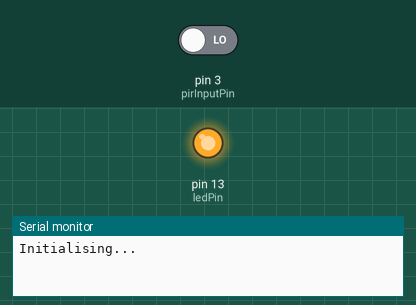
Simulated run of this sketch. Board: Arduino Uno, built with avr-gcc and run on an emulated ATmega328P. On the bench: output pins drawn as LEDs (lit = HIGH), the last lines printed to the serial monitor. The test bench sets the inputs (shaded band); at power-on: pin 3 (pirInputPin) LOW.

Above: at 0.1 s.
At 60.1 s:
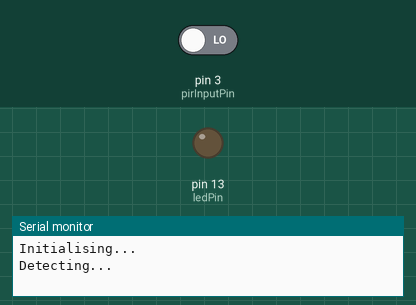
Timing chart, 0 to 61.6 s (numbered marks = the images above):
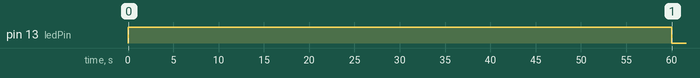

The sketch:

pir-no-lcd.ino
```cpp
const int pirInputPin = 3;
const int ledPin = 13;

int val   = 0;
int count = 0;


//
// Device setup routine
//
void setup() {
    pinMode(pirInputPin, INPUT);
    pinMode(ledPin, OUTPUT);

    Serial.begin(9600);

    Serial.println("Initialising... ");
    digitalWrite(ledPin, HIGH);

    delay(60000);

    digitalWrite(ledPin, LOW);
    Serial.println("Detecting...    ");
}


unsigned int now       = millis();
unsigned int triggered = millis();
unsigned int since     = 0;

//
// The mighty loop...
//
void loop() {

    now = millis();

    since = now - triggered;

    if (since > 6000) {

        val = digitalRead(pirInputPin);

        if (val == HIGH) {

          triggered = millis();

          digitalWrite(ledPin, HIGH);

          Serial.println("Motion detected!");

          count = count + 1;

          Serial.print("Count: ");
          Serial.println(count);

          Serial.println("Resetting...    ");

        } else {

          digitalWrite(ledPin, LOW);

        }
    }

}
```
